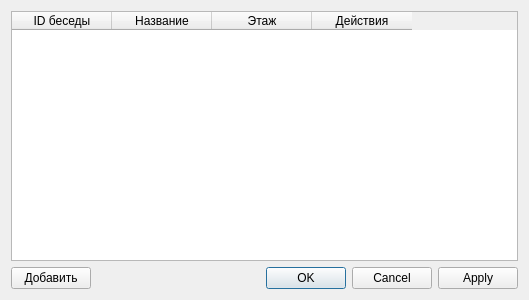
<?xml version="1.0" encoding="UTF-8"?>
<ui version="4.0">
 <class>DialogChatsList</class>
 <widget class="QDialog" name="DialogChatsList">
  <property name="geometry">
   <rect>
    <x>0</x>
    <y>0</y>
    <width>529</width>
    <height>300</height>
   </rect>
  </property>
  <property name="windowTitle">
   <string>Параметры бесед</string>
  </property>
  <layout class="QGridLayout" name="gridLayout">
   <item row="0" column="0" colspan="3">
    <widget class="QTableWidget" name="tableChats">
     <column>
      <property name="text">
       <string>ID беседы</string>
      </property>
     </column>
     <column>
      <property name="text">
       <string>Название</string>
      </property>
     </column>
     <column>
      <property name="text">
       <string>Этаж</string>
      </property>
     </column>
     <column>
      <property name="text">
       <string>Действия</string>
      </property>
     </column>
    </widget>
   </item>
   <item row="3" column="0">
    <widget class="QPushButton" name="btnAddChat">
     <property name="text">
      <string>Добавить</string>
     </property>
    </widget>
   </item>
   <item row="3" column="2">
    <widget class="QDialogButtonBox" name="buttonBox">
     <property name="orientation">
      <enum>Qt::Horizontal</enum>
     </property>
     <property name="standardButtons">
      <set>QDialogButtonBox::Apply|QDialogButtonBox::Cancel|QDialogButtonBox::Ok</set>
     </property>
    </widget>
   </item>
   <item row="3" column="1">
    <spacer name="horizontalSpacer">
     <property name="orientation">
      <enum>Qt::Horizontal</enum>
     </property>
     <property name="sizeHint" stdset="0">
      <size>
       <width>40</width>
       <height>20</height>
      </size>
     </property>
    </spacer>
   </item>
  </layout>
 </widget>
 <resources/>
 <connections>
  <connection>
   <sender>buttonBox</sender>
   <signal>accepted()</signal>
   <receiver>DialogChatsList</receiver>
   <slot>accept()</slot>
   <hints>
    <hint type="sourcelabel">
     <x>248</x>
     <y>254</y>
    </hint>
    <hint type="destinationlabel">
     <x>157</x>
     <y>274</y>
    </hint>
   </hints>
  </connection>
  <connection>
   <sender>buttonBox</sender>
   <signal>rejected()</signal>
   <receiver>DialogChatsList</receiver>
   <slot>reject()</slot>
   <hints>
    <hint type="sourcelabel">
     <x>316</x>
     <y>260</y>
    </hint>
    <hint type="destinationlabel">
     <x>286</x>
     <y>274</y>
    </hint>
   </hints>
  </connection>
 </connections>
</ui>
